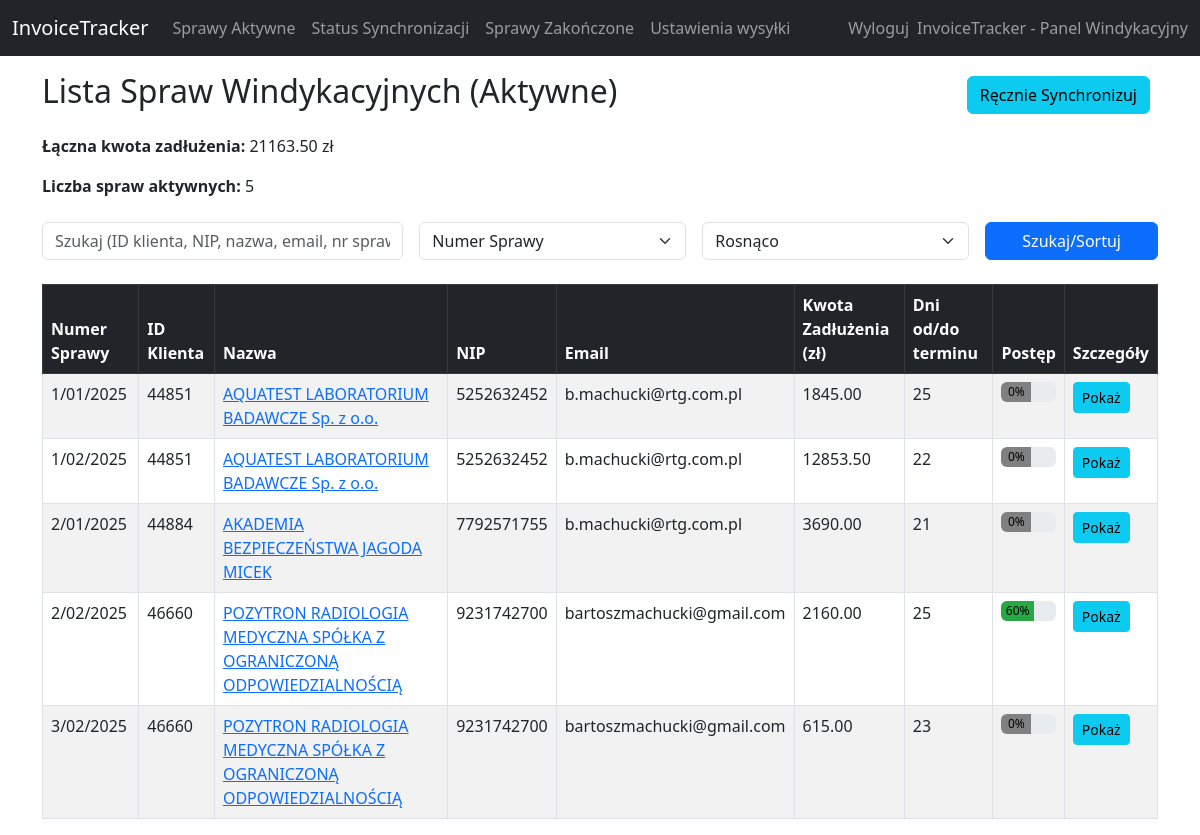
The page / (signed in) on the database its author committed.
### InvoiceTracker/models.py (models this page shows, shortened)
class Case(db.Model):
    id = db.Column(db.Integer, primary_key=True)
    case_number = db.Column(db.String(50), unique=True, nullable=False)
    client_id = db.Column(db.String(50), nullable=False)
    client_nip = db.Column(db.String(50), nullable=True)
    client_company_name = db.Column(db.String(200), nullable=True)
    status = db.Column(db.String(50), default="active")
    created_at = db.Column(db.DateTime, default=datetime.utcnow)
    updated_at = db.Column(db.DateTime, default=datetime.utcnow, onupdate=datetime.utcnow)
    invoice = db.relationship('Invoice', backref='case', uselist=False)

class Invoice(db.Model):
    id = db.Column(db.Integer, primary_key=True)
    invoice_number = db.Column(db.String(50))
    invoice_date = db.Column(db.Date)
    payment_due_date = db.Column(db.Date)
    gross_price = db.Column(db.Integer)  # wartość brutto w groszach
    status = db.Column(db.String(50))    # np. "sent", "printed", "paid"
    debt_status = db.Column(db.String(200))
    client_id = db.Column(db.String(50))
    client_company_name = db.Column(db.String(200))
    client_email = db.Column(db.String(100))
    client_nip = db.Column(db.String(50))
    client_address = db.Column(db.String(255))
    currency = db.Column(db.String(10))
    paid_price = db.Column(db.Integer, default=0)
    notes = db.Column(db.Text)
    payment_method = db.Column(db.String(50))
    sale_date = db.Column(db.Date)
    paid_date = db.Column(db.Date)
    net_price = db.Column(db.Integer)
    tax_price = db.Column(db.Integer)
    left_to_pay = db.Column(db.Integer)
    case_id = db.Column(db.Integer, db.ForeignKey('case.id'), nullable=True)

### InvoiceTracker/app.py (the view)
    @app.route('/')
    def active_cases():
        search_query = request.args.get('search', '').strip().lower()
        sort_by = request.args.get('sort_by', 'case_number')
        sort_order = request.args.get('sort_order', 'asc')
        cases_query = Case.query.filter_by(status="active").all()
        cases_list = []
        for case_obj in cases_query:
            inv = Invoice.query.filter_by(case_id=case_obj.id).first()
            if inv:
                left = inv.left_to_pay if inv.left_to_pay is not None else (inv.gross_price - (inv.paid_price or 0))
                day_diff = (date.today() - inv.payment_due_date).days if inv.payment_due_date else None
                def stage_from_log_text(text):
                    mapping = {
                        "Przypomnienie o zbliżającym się terminie płatności": 1,
                        "Powiadomienie o upływie terminu płatności": 2,
                        "Wezwanie do zapłaty": 3,
                        "Powiadomienie o zamiarze skierowania sprawy do windykatora zewnętrznego i publikacji na giełdzie wierzytelności": 4,
                        "Przekazanie sprawy do windykatora zewnętrznego": 5
                    }
                    return mapping.get(text, 0)
                logs = NotificationLog.query.filter_by(invoice_number=inv.invoice_number).all()
                max_stage = 0
                for lg in logs:
                    st = stage_from_log_text(lg.stage)
                    if st > max_stage:
                        max_stage = st
                progress_val = int((max_stage / 5) * 100)
                email_val = inv.client_email if inv.client_email else "Brak"
                cases_list.append({
                    'case_number': case_obj.case_number,
                    'client_id': case_obj.client_id,
                    'client_company_name': case_obj.client_company_name,
                    'client_nip': case_obj.client_nip,
                    'client_email': email_val,
                    'total_debt': (left / 100.0) if left else 0.0,
                    'days_diff': day_diff,
                    'progress_percent': progress_val,
                    'status': case_obj.status
                })
        if cases_list and sort_by in cases_list[0]:
            try:
                if isinstance(cases_list[0][sort_by], (int, float)):
                    cases_list = sorted(
                        cases_list,
                        key=lambda x: x.get(sort_by, 0),
                        reverse=(sort_order == "desc")
                    )
                else:
                    cases_list = sorted(
                        cases_list,
                        key=lambda x: (x.get(sort_by) or "").lower(),
                        reverse=(sort_order == "desc")
                    )
            except Exception as e:
                print("Sortowanie error:", e)
        total_debt_all = sum(c['total_debt'] for c in cases_list)
        active_count = len(cases_list)
        return render_template('cases.html',
                               cases=cases_list,
                               search_query=search_query,
                               sort_by=sort_by,
                               sort_order=sort_order,
                               total_debt_all=total_debt_all,
                               active_count=active_count)

### InvoiceTracker/templates/cases.html (shortened to what this page needs)
{% extends "layout.html" %}
{% block content %}
<div class="d-flex justify-content-between align-items-center mb-3">
  <h2>Lista Spraw Windykacyjnych (Aktywne)</h2>
  <div>
    <a href="{{ url_for('manual_sync') }}" class="btn btn-info me-2">Ręcznie Synchronizuj</a>
  </div>
</div>
<div class="mb-4">
  <p><strong>Łączna kwota zadłużenia:</strong> {{ "%.2f"|format(total_debt_all) }} zł</p>
  <p><strong>Liczba spraw aktywnych:</strong> {{ active_count }}</p>
</div>
<form method="get" class="row g-3 mb-4">
  <div class="col-md-4">
    <input type="text" name="search" class="form-control" placeholder="Szukaj (ID klienta, NIP, nazwa, email, nr sprawy)" value="{{ search_query }}">
  </div>
  <div class="col-md-3">
    <select name="sort_by" class="form-select">
      <option value="case_number" {% if sort_by=='case_number' %}selected{% endif %}>Numer Sprawy</option>
    </select>
  </div>
  <div class="col-md-3">
    <select name="sort_order" class="form-select">
      <option value="asc" {% if sort_order=='asc' %}selected{% endif %}>Rosnąco</option>
    </select>
  </div>
  <div class="col-md-2">
    <button type="submit" class="btn btn-primary w-100">Szukaj/Sortuj</button>
  </div>
</form>
<table class="table table-bordered table-striped">
  <thead class="table-dark">
    <tr>
      <th>Numer Sprawy</th>
      <th>ID Klienta</th>
      <th>Nazwa</th>
      <th>NIP</th>
      <th>Email</th>
      <th>Kwota Zadłużenia (zł)</th>
      <th>Dni od/do terminu</th>
      <th>Postęp</th>
      <th>Szczegóły</th>
    </tr>
  </thead>
  <tbody>
    {% for c in cases %}
    <tr>
      <td>{{ c.case_number }}</td>
      <td>{{ c.client_id }}</td>
      <td>
        <a href="{{ url_for('client_cases', client_id=c.client_id) }}">
          {{ c.client_company_name }}
        </a>
      </td>
      <td>{{ c.client_nip }}</td>
      <td>{{ c.client_email }}</td>
      <td>{{ "%.2f"|format(c.total_debt) }}</td>
      <td>
        {% if c.days_diff is not none %}
          {% if c.days_diff < 0 %}
            -{{ c.days_diff|abs }}
          {% else %}
            {{ c.days_diff }}
          {% endif %}
        {% else %}
          -
        {% endif %}
      </td>
      <td>
        <div class="progress" style="height: 20px;">
          <div class="progress-bar" role="progressbar"
               style="width: {{ c.progress_percent }}%;
               {% if c.progress_percent == 0 %}
                 background-color: gray;
               {% elif c.progress_percent == 100 %}
                 background-color: green;
               {% else %}
                 background-color: #28a745;
               {% endif %}
               color: black; min-width: 30px; text-align: center; line-height: 20px;"
               aria-valuenow="{{ c.progress_percent }}"
               aria-valuemin="0" aria-valuemax="100">
            {{ c.progress_percent }}%
          </div>
        </div>
      </td>
      <td>
        <a href="{{ url_for('case_detail', case_number=c.case_number) }}"
           class="btn btn-sm btn-info">
          Pokaż
        </a>
      </td>
    </tr>
    {% endfor %}
  </tbody>
</table>
{% endblock %}

### InvoiceTracker/templates/layout.html (shortened to what this page needs)
<!doctype html>
<html lang="pl">
<head>
  <link rel="stylesheet" href="https://cdn.jsdelivr.net/npm/bootstrap@5.3.0/dist/css/bootstrap.min.css">
</head>
<body>
  <nav class="navbar navbar-expand-lg navbar-dark bg-dark mb-3">
    <div class="container-fluid">
      <a class="navbar-brand" href="{{ url_for('active_cases') }}">InvoiceTracker</a>
      <div class="collapse navbar-collapse" id="navbarNav">
        <ul class="navbar-nav me-auto">
          <li class="nav-item">
            <a class="nav-link" href="{{ url_for('active_cases') }}">Sprawy Aktywne</a>
          </li>
          <li class="nav-item">
            <a class="nav-link" href="{{ url_for('sync_status') }}">Status Synchronizacji</a>
          </li>
          <li class="nav-item">
            <a class="nav-link" href="{{ url_for('completed_cases') }}">Sprawy Zakończone</a>
          </li>
          <li class="nav-item">
            <a class="nav-link" href="{{ url_for('shipping_settings_view') }}">Ustawienia wysyłki</a>
          </li>
        </ul>
        <ul class="navbar-nav ms-auto">
          {% if session.get('logged_in') %}
          <li class="nav-item">
            <a class="nav-link" href="{{ url_for('logout') }}">Wyloguj</a>
          </li>
          {% else %}
          <li class="nav-item">
            <a class="nav-link" href="{{ url_for('login') }}">Zaloguj</a>
          </li>
          {% endif %}
        </ul>
        <span class="navbar-text">
          InvoiceTracker - Panel Windykacyjny
        </span>
      </div>
    </div>
  </nav>
  <div class="container mt-2">
    {% block content %}{% endblock %}
  </div>
</body>
</html>

### rows shown on the page
Case: case_number "1/01/2025", client_id "44851", client_company_name "AQUATEST LABORATORIUM BADAWCZE Sp. z o.o.", client_nip "5252632452"
Invoice: client_email "b.machucki@rtg.com.pl"
Case: case_number "1/02/2025", client_id "44851", client_company_name "AQUATEST LABORATORIUM BADAWCZE Sp. z o.o.", client_nip "5252632452"
Invoice: client_email "b.machucki@rtg.com.pl"
Case: case_number "2/01/2025", client_id "44884", client_company_name "AKADEMIA BEZPIECZEŃSTWA JAGODA MICEK", client_nip "7792571755"
Invoice: client_email "b.machucki@rtg.com.pl"
Case: case_number "2/02/2025", client_id "46660", client_company_name "POZYTRON RADIOLOGIA MEDYCZNA SPÓŁKA Z OGRANICZONĄ ODPOWIEDZIALNOŚCIĄ", client_nip "9231742700"
Invoice: client_email "bartoszmachucki@gmail.com"
Case: case_number "3/02/2025", client_id "46660", client_company_name "POZYTRON RADIOLOGIA MEDYCZNA SPÓŁKA Z OGRANICZONĄ ODPOWIEDZIALNOŚCIĄ", client_nip "9231742700"
Invoice: client_email "bartoszmachucki@gmail.com"

### other values the page prints
{{ "%.2f"|format(total_debt_all) }} "21163.50"
{{ active_count }} "5"
{{ "%.2f"|format(c.total_debt) }} "1845.00" "12853.50" "3690.00" "2160.00" "615.00"
{{ c.days_diff }} "25" "22" "21" "25" "23"
{{ c.progress_percent }} "0" "0" "0" "60" "0"
